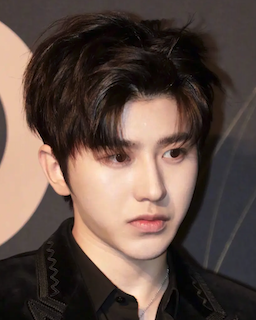
#> input picture images/kun.jpg, 256 x 320 px, found by its file name
$ python gen_geom_gt.py
#> lines starting #> are read from the running program, lines starting #| are printed output that depends on the picture
#!/usr/bin/env python3
import os
import sys
from pathlib import Path

try:
    import cv2
    import numpy as np
except Exception as e:
    sys.stderr.write("This script requires opencv-python and numpy. Install via:\n")
    sys.stderr.write("  pip install opencv-python numpy\n")
    raise


def get_images_dir() -> Path:
    env = os.getenv("INSPIRECV_IMAGES_DIR")
    if env and len(env) > 0:
        return Path(env)
    # default relative to repo root
    return Path("images")


def ensure_dir(p: Path):
    p.mkdir(parents=True, exist_ok=True)


def save_png(path: Path, img):
    ensure_dir(path.parent)
    if not cv2.imwrite(str(path), img):
        raise RuntimeError(f"Failed to write {path}")


def main():
    sizes = [128, 256, 512, 1024]
    images_dir = get_images_dir()
    src_path = images_dir / "kun.jpg"
    source_mode = os.getenv("INSPIRECV_GT_SOURCE", "kun").lower()  # 'kun' or 'synthetic'
    if source_mode == "kun" and not src_path.exists():
        raise FileNotFoundError(f"Input image not found: {src_path} (set INSPIRECV_IMAGES_DIR or use INSPIRECV_GT_SOURCE=synthetic)")
    out_dir = images_dir / "image_gt"
    ensure_dir(out_dir)

    # Read as BGR when using kun
    if source_mode == "kun":
        src = cv2.imread(str(src_path), cv2.IMREAD_COLOR)
#> src is the input picture: shape (320, 256, 3); mean B, G, R 69.1, 77.3, 95.5
        if src is None:
            raise RuntimeError(f"cv2.imread failed: {src_path}")
    else:
        # Synthetic base will be created per-size, so src is unused
        src = None

    for N in sizes:
        if source_mode == "kun":
            # Resize (nearest and linear) from kun.jpg
            r_near = cv2.resize(src, (N, N), interpolation=cv2.INTER_NEAREST)
            r_lin = cv2.resize(src, (N, N), interpolation=cv2.INTER_LINEAR)
        else:
            # Build a clean synthetic base pattern (B=gradX, G=gradY, R=checker)
            gx = np.tile(np.linspace(0, 255, N, dtype=np.uint8), (N, 1))
            gy = np.tile(np.linspace(0, 255, N, dtype=np.uint8)[:, None], (1, N))
            tile = max(4, N // 16)
            yy, xx = np.indices((N, N))
            checker = (((xx // tile + yy // tile) % 2) * 255).astype(np.uint8)
            r_lin = cv2.merge([gx, gy, checker])  # B,G,R
            r_near = r_lin.copy()
        save_png(out_dir / f"resize_nearest_{N}.png", r_near)
        save_png(out_dir / f"resize_linear_{N}.png", r_lin)

        # Derive geometry from the linear base (stable for further ops)
        base = r_lin

        # Rotations
        rot90 = cv2.rotate(base, cv2.ROTATE_90_CLOCKWISE)
        rot180 = cv2.rotate(base, cv2.ROTATE_180)
        rot270 = cv2.rotate(base, cv2.ROTATE_90_COUNTERCLOCKWISE)
        save_png(out_dir / f"rot90_{N}.png", rot90)
        save_png(out_dir / f"rot180_{N}.png", rot180)
        save_png(out_dir / f"rot270_{N}.png", rot270)

        # Flips
        flip_h = cv2.flip(base, 1)
        flip_v = cv2.flip(base, 0)
        save_png(out_dir / f"flip_h_{N}.png", flip_h)
        save_png(out_dir / f"flip_v_{N}.png", flip_v)

        # ---------- Section 5: Color/Channel/Pixel ops GT ----------
        # ToGray (OpenCV BGR->GRAY, matches library weights)
        gray = cv2.cvtColor(base, cv2.COLOR_BGR2GRAY)
        save_png(out_dir / f"gray_{N}.png", gray)

        # SwapRB
        swaprb = cv2.cvtColor(base, cv2.COLOR_BGR2RGB)
        save_png(out_dir / f"swaprb_{N}.png", swaprb)

        # MeanChannels: floor((B+G+R)/3)
        mean = (base.astype(np.uint16).sum(axis=2) // 3).astype(np.uint8)
        save_png(out_dir / f"mean_{N}.png", mean)

        # AbsDiff: base vs flip_h
        absdiff = cv2.absdiff(base, flip_h)
        save_png(out_dir / f"absdiff_flip_h_{N}.png", absdiff)

        # Blend with horizontal mask gradient and a pure green image as the other image
        mask = np.tile(np.linspace(0, 255, N, dtype=np.uint8), (N, 1))
        save_png(out_dir / f"mask_grad_{N}.png", mask)
        m01 = (mask.astype(np.float32) * (1.0 / 255.0))[:, :, None]
        green = np.zeros_like(base, dtype=np.uint8)
        green[:, :, 1] = 255  # BGR: G=255
        save_png(out_dir / f"green_{N}.png", green)
        blend_g = (m01 * base.astype(np.float32) + (1.0 - m01) * green.astype(np.float32)).round().clip(0, 255).astype(np.uint8)
        save_png(out_dir / f"blend_maskgrad_green_{N}.png", blend_g)

        # Threshold on gray (binary, >100 -> 255)
        _, thresh = cv2.threshold(gray, 100, 255, cv2.THRESH_BINARY)
        save_png(out_dir / f"thresh100_gray_{N}.png", thresh)

        # ---------- Section 6: Filtering / Morphology GT ----------
        # GaussianBlur 5x5 (sigma auto) with replicate border
        g_bgr = cv2.GaussianBlur(base, (5, 5), 0, borderType=cv2.BORDER_REPLICATE)
        save_png(out_dir / f"gauss5_bgr_{N}.png", g_bgr)
        g_gray = cv2.GaussianBlur(gray, (5, 5), 0, borderType=cv2.BORDER_REPLICATE)
        save_png(out_dir / f"gauss5_gray_{N}.png", g_gray)

        # Erode/Dilate 3x3 single-iteration on gray with replicate border
        k3 = np.ones((3, 3), dtype=np.uint8)
        er = cv2.erode(gray, k3, iterations=1, borderType=cv2.BORDER_REPLICATE)
        di = cv2.dilate(gray, k3, iterations=1, borderType=cv2.BORDER_REPLICATE)
        save_png(out_dir / f"erode3_gray_{N}.png", er)
        save_png(out_dir / f"dilate3_gray_{N}.png", di)

        # Crop: center region (N/4, N/4, N/2, N/2)
        rx, ry = N // 4, N // 4
        rw, rh = N // 2, N // 2
        crop = base[ry:ry + rh, rx:rx + rw, :]
        save_png(out_dir / f"crop_{N}_x{rx}_y{ry}_w{rw}_h{rh}.png", crop)

        # Pad constant 10 on all sides (black)
        t = b = l = r = 10
        pad = cv2.copyMakeBorder(base, t, b, l, r, borderType=cv2.BORDER_CONSTANT, value=(0, 0, 0))
        save_png(out_dir / f"pad_{N}_t{t}_b{b}_l{l}_r{r}_black.png", pad)

        # WarpAffine 180° using cv2 (matches rotation but via affine)
        # Use pixel-centered coordinates: ((N-1)/2, (N-1)/2) to align with dst->src matrix
        # semantics used in C++ WarpAffine tests and avoid half-pixel drift.
        center = ((N - 1) * 0.5, (N - 1) * 0.5)
        Msd = cv2.getRotationMatrix2D(center, 180.0, 1.0)  # src->dst
        warp180 = cv2.warpAffine(base, Msd, (N, N), flags=cv2.INTER_LINEAR, borderMode=cv2.BORDER_CONSTANT, borderValue=(0, 0, 0))
        save_png(out_dir / f"warp_rot180_{N}.png", warp180)
#> this loop made 4 passes
#> pass 1, in main, `r_near = cv2.resize(src, (N, N), interpolation=cv2.INTER_NEAREST)`:
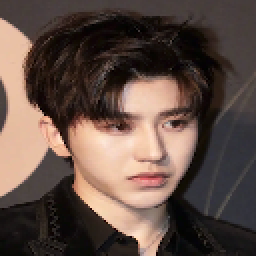
#> r_near: shape (128, 128, 3) (shown 2 times larger); mean B, G, R 69.3, 77.5, 95.8
#> pass 1, in main, `r_lin = cv2.resize(src, (N, N), interpolation=cv2.INTER_LINEAR)`:
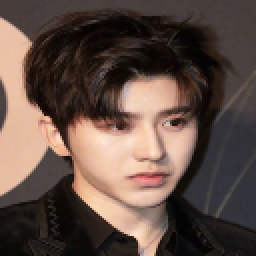
#> r_lin: shape (128, 128, 3) (shown 2 times larger); mean B, G, R 69.1, 77.3, 95.5
#> pass 1, in main, `rot90 = cv2.rotate(base, cv2.ROTATE_90_CLOCKWISE)`:
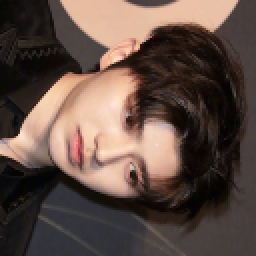
#> rot90: shape (128, 128, 3) (shown 2 times larger); mean B, G, R 69.1, 77.3, 95.5
#> pass 1, in main, `rot180 = cv2.rotate(base, cv2.ROTATE_180)`:
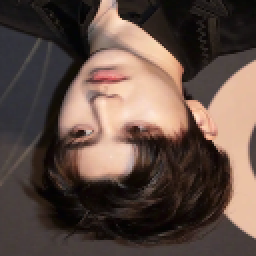
#> rot180: shape (128, 128, 3) (shown 2 times larger); mean B, G, R 69.1, 77.3, 95.5
#> after the loop:
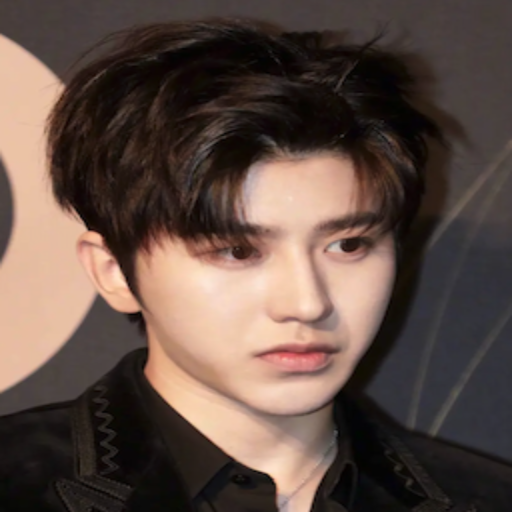
#> base: shape (1024, 1024, 3) (shown at 1/2 size); mean B, G, R 69, 77.2, 95.4
#> after the loop:
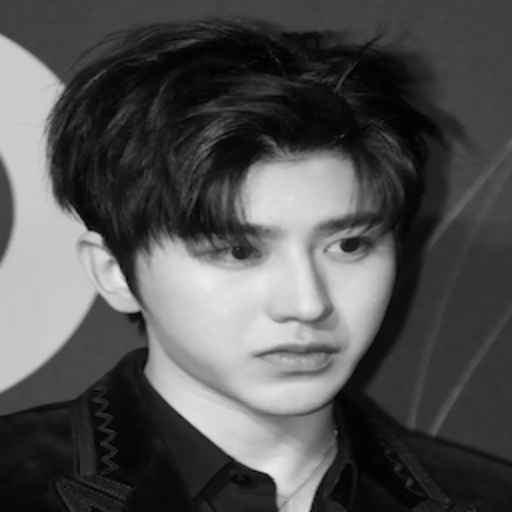
#> gray: shape (1024, 1024) (shown at 1/2 size); min 0, max 235, mean 81.7
#> after the loop:
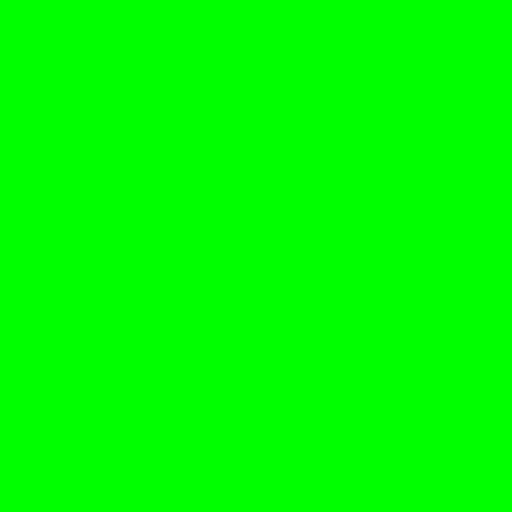
#> green: shape (1024, 1024, 3) (shown at 1/2 size); mean B, G, R 0, 255, 0

    print(f"GT images generated under: {out_dir}")


if __name__ == "__main__":
    main()

$ run again, with images/aimg.jpg copied over images/kun.jpg
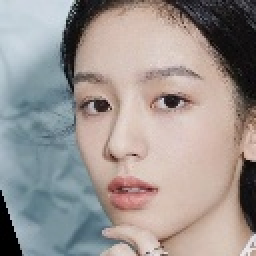
#> input picture images/aimg.jpg, 128 x 128 px, found by its file name (shown 2 times larger)
#> in main, src is the input picture: shape (128, 128, 3); mean B, G, R 146.2, 149.2, 156.8
#> the loop in main, `for N in sizes:` made 4 passes
#> pass 1, in main, `flip_h = cv2.flip(base, 1)`:
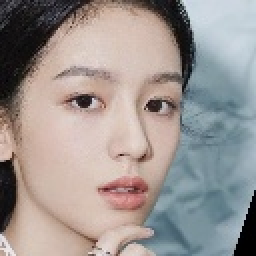
#> flip_h: shape (128, 128, 3) (shown 2 times larger); mean B, G, R 146.2, 149.2, 156.8
#> after the loop in main, `for N in sizes:`:
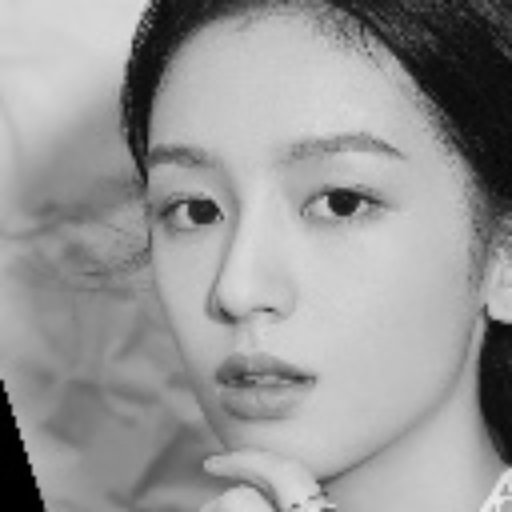
#> gray: shape (1024, 1024) (shown at 1/2 size); min 0, max 234, mean 151
